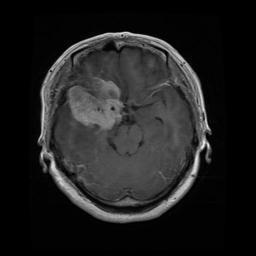
#> input picture data_set/train/yes/y_10.jpg, 256 x 256 px
$ jupyter execute --allow-errors note_2.ipynb
#> lines starting #> are read from the running program, lines starting #| are printed output that depends on the picture
### models/model_resnet18.py
# Importation de la bibliothèque PyTorch
import torch

# Importation du module pour créer et gérer des réseaux de neurones
import torch.nn as nn

# Importation des modèles pré-entraînés disponibles dans torchvision
from torchvision import models

# Définition d'une classe pour un modèle personnalisé basé sur ResNet
class ResNetBinaryClassifier(nn.Module):  # Hérite de nn.Module, une base pour tous les modèles PyTorch
    def __init__(self, pretrained=True):  # Initialisation de la classe avec un paramètre pour utiliser un modèle pré-entraîné
        # Appel du constructeur de la classe parente nn.Module pour initialiser les fonctionnalités de base
        super(ResNetBinaryClassifier, self).__init__()

        # Charger un modèle ResNet18 pré-entraîné sur ImageNet (si pretrained=True)
        self.resnet = models.resnet18(pretrained=pretrained)

        # Extraire le nombre de caractéristiques en sortie de la dernière couche du ResNet
        num_features = self.resnet.fc.in_features

        # Remplacer la dernière couche entièrement connectée (fc) du ResNet pour une sortie unique (classification binaire)
        # La sortie est un seul score pour déterminer si l'image appartient à la classe 0 ou 1
        self.resnet.fc = nn.Linear(num_features, 1)

        # Ajouter une fonction sigmoïde pour transformer le score en probabilité entre 0 et 1
        self.sigmoid = nn.Sigmoid()

    # Définir la méthode de propagation avant (forward) pour le modèle
    # [6 lines left out: function forward, not called in this run]


class CustomResNetClassifier(ResNetBinaryClassifier):
    def __init__(self, pretrained=True):
        super(CustomResNetClassifier, self).__init__(pretrained=pretrained)

        # Modifier la tête du réseau pour les sorties à 4 classes
        self.resnet.fc = nn.Sequential(
            self.resnet.fc,                # Couche FC d'origine
            nn.Linear(1, 256),             # Nouvelle couche FC avec 256 unités
            nn.ReLU(),                     # Activation ReLU
            nn.Linear(256, 128),           # Deuxième couche FC avec 128 unités
            nn.ReLU(),                     # Activation ReLU
            nn.Linear(128, 4),             # Dernière couche FC avec 4 unités
            nn.Softmax(dim=1)              # Activation Softmax pour probabilités sur 4 classes
        )


### notebooks/note_2.ipynb
# Ici on évalue les deux modèles précédents sur des images floutées pour se faire une idée de la robustesse des dits modèles

[cell 1]
import os
import cv2
import numpy as np
import matplotlib.pyplot as plt
import torch
from torchvision import datasets
from torch import nn
from torchvision import datasets, transforms
from torch.utils.data import DataLoader

[cell 2]
# Charger l'image
image = cv2.imread('../data_set/train/yes/y_10.jpg')
#> image is the input picture: shape (256, 256, 3); min 0, max 237, mean 31.8
image = cv2.cvtColor(image, cv2.COLOR_BGR2RGB)
plt.imshow(image)
plt.show()

L'image ci dessus est celle de l'IRM d'un cerveau atteint malade.

Nous allons maintenant appliqué des filtres de floutage sur nos données.

Flou Gaussien

[cell 3]
# Paramètres
kernel_size = 7  # Taille du filtre 5x5
sigmaX = 5.0     # Écart-type sur l'axe X
sigmaY = 5.0     # Écart-type sur l'axe Y

#flou gaussien 2D
gaussian_blurred = cv2.GaussianBlur(image, (kernel_size, kernel_size), sigmaX=sigmaX, sigmaY=sigmaY)
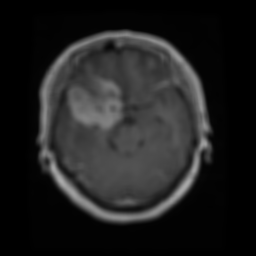
#> gaussian_blurred: shape (256, 256, 3); min 0, max 170, mean 31.7

# Affichage du filtre gaussien 2D
gaussian_filter_2d = cv2.getGaussianKernel(kernel_size, sigmaX)
gaussian_filter_2d = np.outer(gaussian_filter_2d, gaussian_filter_2d)

#le filtre
plt.imshow(gaussian_filter_2d, cmap='viridis', interpolation='nearest')
plt.colorbar(label="Poids")
plt.title("Filtre Gaussien 2D")
plt.show()
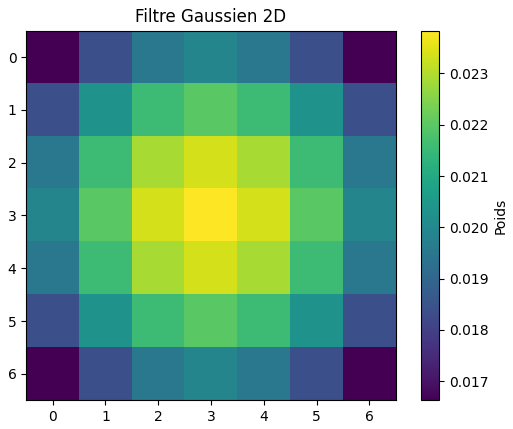
#> figure drawn by matplotlib, 2 panels

#l'image floutée
plt.imshow(gaussian_blurred, cmap='gray')
plt.title("Image Floutée")
plt.show()

La première image est celle d'un du filtre d'un flou gaussien et la deuxième est le résultat obtenu après avoir appliqué ce filtre à l'image précédente du cerveau malade

[cell 4]
kernel_size = 50
sigma = 10.0

gaussian_filter = cv2.getGaussianKernel(ksize=kernel_size, sigma=sigma)
gaussian_filter_2d = np.outer(gaussian_filter, gaussian_filter)
plt.imshow(gaussian_filter_2d, cmap='viridis', interpolation='nearest')
plt.show()
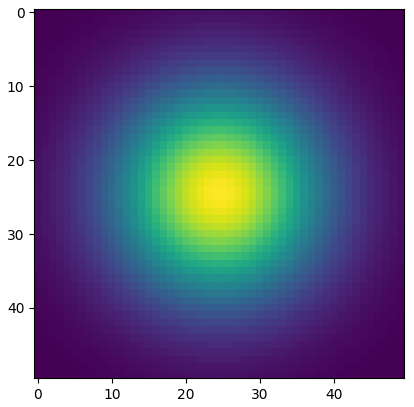
#> figure drawn by matplotlib, 1 panel

Voici de plus loin à quoi ressemble un filtre gaussien 2D. De manière intuitive c'est comme une diffusion (distribution de nombre )dont la source est placée au centre de l'image.

Flou moyen

[cell 5]
mean_blurred = cv2.blur(image, (15, 15))
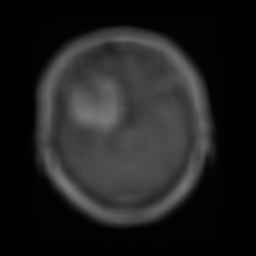
#> mean_blurred: shape (256, 256, 3); min 0, max 122, mean 31.7
plt.imshow(mean_blurred)
plt.show()

Flou médian

[cell 6]
median_blurred = cv2.medianBlur(image, 15)
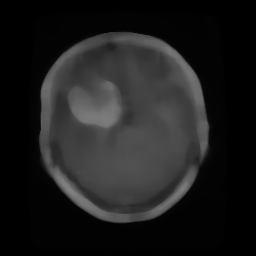
#> median_blurred: shape (256, 256, 3); min 0, max 128, mean 29.7
plt.imshow(median_blurred)
plt.show()

Flou bilatéral

[cell 7]
bilateral_blurred = cv2.bilateralFilter(image, 9, 75, 75)
plt.imshow(bilateral_blurred)
plt.show()

Flou simple personnalisé.

[cell 8]
# Créer un noyau de flou (moyenne)
kernel = np.ones((5, 5), np.float32) / 25
print(kernel)
# Appliquer le noyau à l'image
blurred = cv2.filter2D(image, -1, kernel)
plt.imshow(blurred)
plt.show()

La fonction qui suit va nous servir à flouter des images labelisées contenues dans un dossiers

[cell 9]
import random
def apply_random_filter(input_dir):
    """
    Applique un filtre choisi aléatoirement sur chaque image .jpg du répertoire donné.

    Args:
        input_dir (str): Chemin vers le répertoire contenant les images.
    """
    # Créer un répertoire pour les images transformées
    output_dir = os.path.join(input_dir, "blured")
    os.makedirs(output_dir, exist_ok=True)

    # Parcourir les fichiers dans le répertoire
    for filename in os.listdir(input_dir):
        if filename.endswith(".jpg"):
            filepath = os.path.join(input_dir, filename)
            image = cv2.imread(filepath)

            if image is None:
                print(f"Impossible de lire {filename}. Ignoré.")
                continue

            # Liste des transformations possibles
            filters = [
                lambda img: cv2.GaussianBlur(img, (7, 7), sigmaX=5.0, sigmaY=5.0),
                lambda img: cv2.blur(img, (15, 15)),
                lambda img: cv2.medianBlur(img, 15),
                lambda img: cv2.bilateralFilter(img, 9, 75, 75),
                lambda img: cv2.filter2D(img, -1, np.ones((5, 5), np.float32) / 25),
            ]

            # Choisir une transformation aléatoire
            selected_filter = random.choice(filters)
            transformed_image = selected_filter(image)

            # Enregistrer l'image transformée
            output_path = os.path.join(output_dir, f"blurred_{filename}")
            cv2.imwrite(output_path, transformed_image)
            print(f"Image transformée enregistrée : {output_path}")

[cell 10]
input_dir = "../data_set/new_data/Training/glioma_tumor"
apply_random_filter(input_dir)

[cell 11]
input_dir = "../data_set/new_data/Training/meningioma_tumor"
apply_random_filter(input_dir)

[cell 12]
input_dir = "../data_set/new_data/Training/no_tumor"
apply_random_filter(input_dir)

[cell 13]
input_dir = "../data_set/new_data/Training/pituitary_tumor"
apply_random_filter(input_dir)

[cell 14]
import sys
sys.path.append('../')  # Ajouter le répertoire parent au sys.path
print(sys.path)
import models.model_resnet18  # Maintenant on peut importer le fichier models.py

#> (a cell that did not finish here is left out)

#> (the call stopped at in __init__, `self.resnet = models.resnet18(pretrained=pretrained)`: torchvision is not available in this run)

#> (a cell that did not finish here is left out)

[cell 17]
# [68 lines left out: function evaluate_2, not called in this run]

#> (a cell that did not finish here is left out)

[cell 19]
test_data_path = "../data_set/new_data/Training/blurred"
#> (the rest of this cell did not finish here and is left out)

#> (a cell that did not finish here is left out)

[cell 21]
from sklearn.metrics import confusion_matrix, ConfusionMatrixDisplay

# Convertir les étiquettes et les prédictions en un seul tableau
#> (the rest of this cell did not finish here and is left out)

On peut voir que le modèle classe très bien les images des cerveaux atteints du glioma et plutot bien les images des cerveaux atteints de la méningite.

#> (a cell that did not finish here is left out)

#> (the call stopped at in __init__, `self.resnet = models.resnet18(pretrained=pretrained)`: torchvision is not available in this run)
